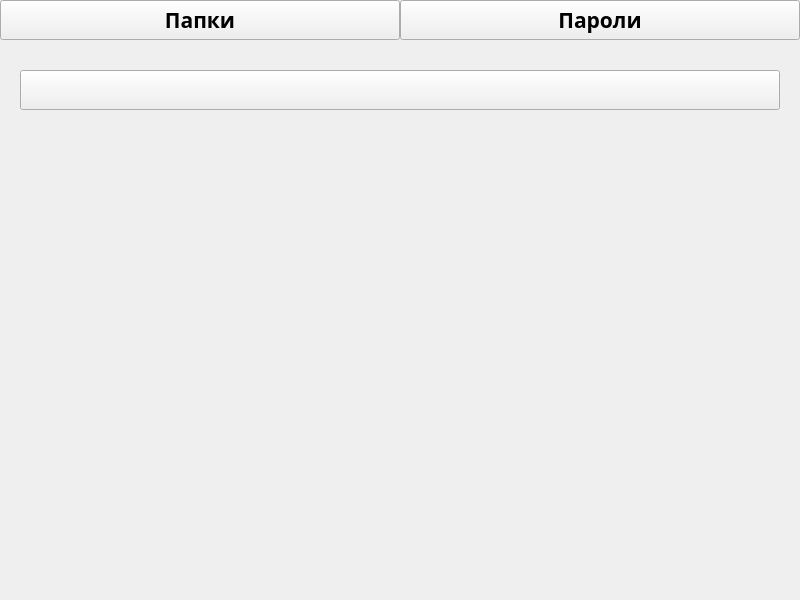
<?xml version="1.0" encoding="UTF-8"?>
<ui version="4.0">
 <class>WorkWindow</class>
 <widget class="QMainWindow" name="WorkWindow">
  <property name="geometry">
   <rect>
    <x>0</x>
    <y>0</y>
    <width>800</width>
    <height>600</height>
   </rect>
  </property>
  <property name="minimumSize">
   <size>
    <width>400</width>
    <height>300</height>
   </size>
  </property>
  <property name="maximumSize">
   <size>
    <width>3000</width>
    <height>2250</height>
   </size>
  </property>
  <property name="font">
   <font>
    <family>MS Shell Dlg 2</family>
   </font>
  </property>
  <property name="windowTitle">
   <string>Рабочее окно</string>
  </property>
  <widget class="QWidget" name="centralwidget">
   <widget class="QPushButton" name="folders_button">
    <property name="geometry">
     <rect>
      <x>0</x>
      <y>0</y>
      <width>400</width>
      <height>40</height>
     </rect>
    </property>
    <property name="font">
     <font>
      <family>Yu Gothic UI Semilight</family>
      <pointsize>16</pointsize>
      <weight>75</weight>
      <italic>false</italic>
      <bold>true</bold>
      <underline>false</underline>
      <strikeout>false</strikeout>
      <kerning>true</kerning>
     </font>
    </property>
    <property name="text">
     <string>Папки</string>
    </property>
   </widget>
   <widget class="QPushButton" name="passwords_button">
    <property name="geometry">
     <rect>
      <x>400</x>
      <y>0</y>
      <width>400</width>
      <height>40</height>
     </rect>
    </property>
    <property name="font">
     <font>
      <family>Yu Gothic UI Semilight</family>
      <pointsize>16</pointsize>
      <weight>75</weight>
      <bold>true</bold>
     </font>
    </property>
    <property name="text">
     <string>Пароли</string>
    </property>
   </widget>
   <widget class="QPushButton" name="add_button">
    <property name="geometry">
     <rect>
      <x>20</x>
      <y>70</y>
      <width>760</width>
      <height>40</height>
     </rect>
    </property>
    <property name="text">
     <string/>
    </property>
   </widget>
   <widget class="QWidget" name="verticalLayoutWidget">
    <property name="geometry">
     <rect>
      <x>20</x>
      <y>120</y>
      <width>761</width>
      <height>41</height>
     </rect>
    </property>
    <layout class="QVBoxLayout" name="password_layout">
     <property name="spacing">
      <number>2</number>
     </property>
     <property name="sizeConstraint">
      <enum>QLayout::SetMinAndMaxSize</enum>
     </property>
     <property name="rightMargin">
      <number>0</number>
     </property>
    </layout>
   </widget>
   <widget class="QWidget" name="verticalLayoutWidget_2">
    <property name="geometry">
     <rect>
      <x>20</x>
      <y>140</y>
      <width>761</width>
      <height>39</height>
     </rect>
    </property>
    <layout class="QVBoxLayout" name="folder_layout">
     <property name="spacing">
      <number>2</number>
     </property>
     <property name="sizeConstraint">
      <enum>QLayout::SetMinAndMaxSize</enum>
     </property>
     <property name="rightMargin">
      <number>0</number>
     </property>
    </layout>
   </widget>
  </widget>
 </widget>
 <resources/>
 <connections/>
</ui>
